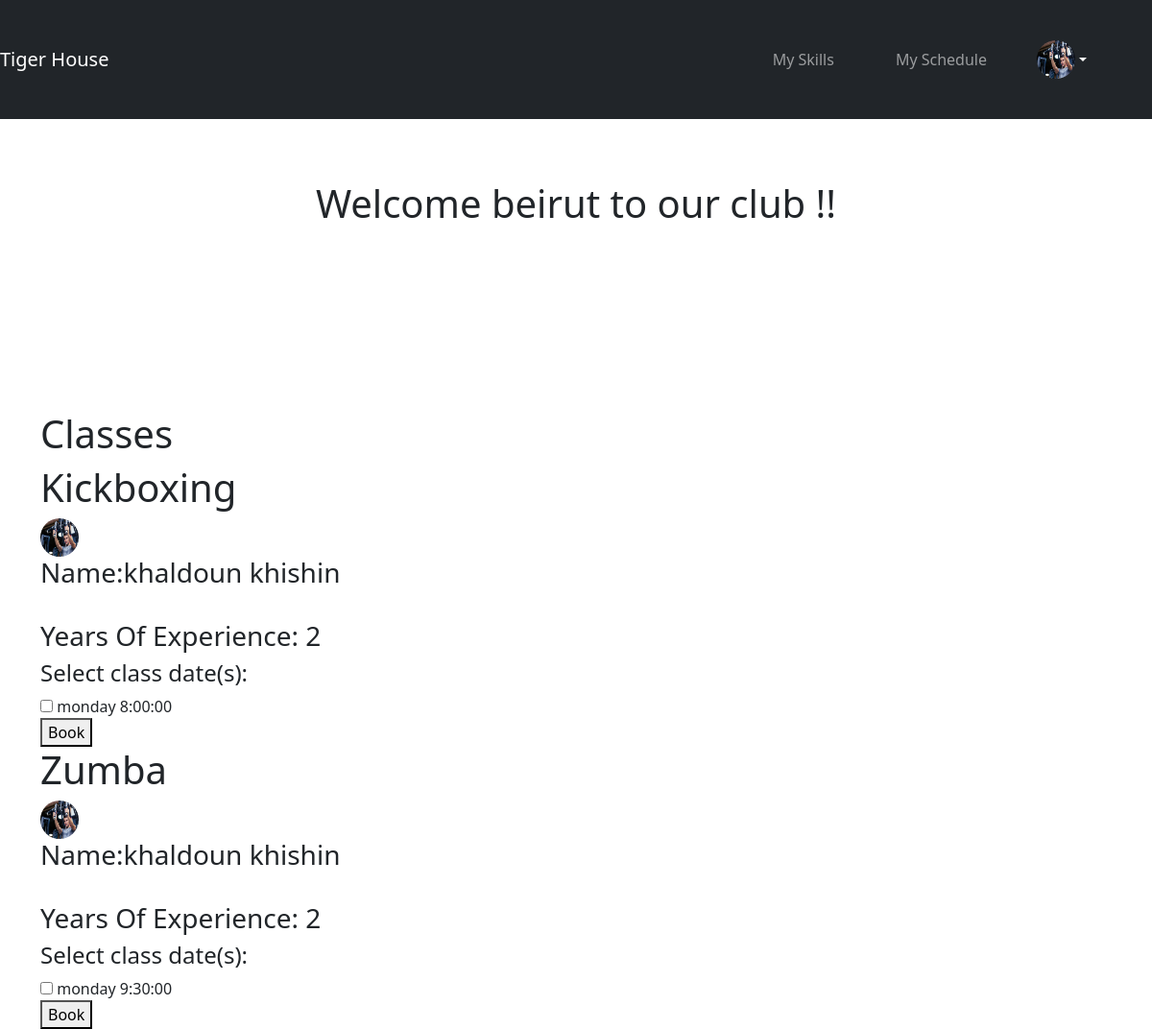
The page /userPage.php (signed in) on the database its author committed.
### tables this page shows
CREATE TABLE `sport` (
  `sport_id` int(11) NOT NULL,
  `sport_name` varchar(255) NOT NULL,
  `level` int(11) NOT NULL,
  `class_date` varchar(255) NOT NULL,
  `trainer_id` int(11) NOT NULL,
  `class_time` time NOT NULL
);

CREATE TABLE `trainer` (
  `trainer_id` int(11) NOT NULL,
  `trainer_name` varchar(255) NOT NULL,
  `trainer_email` varchar(255) NOT NULL,
  `password` varchar(255) NOT NULL,
  `specialization` varchar(255) NOT NULL,
  `approved` tinyint(1) NOT NULL DEFAULT 0,
  `yoe` int(11) NOT NULL,
  `cover_letter` longtext NOT NULL,
  `resume` varchar(40) NOT NULL,
  `image` varchar(40) NOT NULL,
  `phone` int(11) NOT NULL,
  `join_date` date NOT NULL,
  `trainer_dob` int(11) NOT NULL
);

### userPage.php (the view, shortened to what this page needs)
<!DOCTYPE html>
<html lang="en">
<head>
    <link href="https://cdn.jsdelivr.net/npm/bootstrap@5.0.2/dist/css/bootstrap.min.css" rel="stylesheet"
>
    <link rel="stylesheet" href="user.css">
</head>
<body>
    <nav class="navbar navbar-expand-lg navbar-dark bg-dark    ">
        <a class="navbar-brand" href="userPage.php">Tiger House</a>
        <div class="collapse navbar-collapse " id="navbarSupportedContent">
            <ul class="navbar-nav ms-auto">
                <li class="nav-item">
                <li class="nav-item">
                    <a style="padding: 2rem ;" class="nav-link" href="myskills.php">My Skills</a>
                </li>
                <li class="nav-item">
                    <a style="padding: 2rem ;" class="nav-link" href="scheduleClient.php">My Schedule</a>
                </li>
                <li class="nav-item">
                    <div class="dropdown">
                        <button class="btn dropdown-toggle profile-logo" type="button" data-bs-toggle="dropdown"
                            aria-expanded="false">
                            <img src="<?php echo  $_SESSION["image"]; ?>">
                        </button>
                    </div>
                </li>
        </div>
    </nav>
    <div class="section-1">
        <h1>Welcome <?php echo $_SESSION["name"]; ?> to our club !!</h1>
    </div>
    <div class="container">
        <div class="class-offers">
            <h1>Classes</h1>
            <div class="kickbocing-class">
                <h1>Kickboxing</h1>
                <?php
        require_once "connection.php";
        ?>
                <div class="row">
                    <?php
          $sql = "SELECT trainer.*, sport.*
 FROM trainer
 INNER JOIN sport
 ON trainer.trainer_id = sport.trainer_id
 WHERE trainer.approved = 1 AND sport.sport_name = 'kickboxing' GROUP BY trainer.trainer_id";
          $result = $conn->query($sql);
          if ($result && mysqli_num_rows($result) > 0) {
          ?>
                    <div class="row">
                        <?php while ($row = mysqli_fetch_assoc($result)) : ?>
                        <div class="col-md-4">
                            <div class="glow">
                                <img src="<?php echo $row['image']; ?>" alt=""><br>
                                <h3>Name:<?php echo $row['trainer_name']; ?></h3><br>
                                <h3>Years Of Experience: <?php echo $row['yoe']; ?></h3>
                               <?php  $class_dates_sql = "SELECT * FROM sport WHERE  sport_name='kickboxing' and trainer_id = ".$row['trainer_id'];
                    $class_dates_result = $conn->query($class_dates_sql);
                    if ($class_dates_result && mysqli_num_rows($class_dates_result) > 0) {
                        ?>
                        <form method="post" action="addSession.php">
                            <h4>Select class date(s):</h4>
                            <?php while ($class_date_row = mysqli_fetch_assoc($class_dates_result)) : ?>
                                <input type="checkbox" name="class_dates[]" value="<?php echo $class_date_row['class_date']; ?>">
                                <label for="class_date"><?php echo $class_date_row['class_date']; ?></label><br>
                            <?php endwhile; ?>
                            <button type="submit" name="submit">Book</button>
                        </form>
                        <?php
                    } else {
                        echo "No classes available for this trainer";
                    }
                    ?>
                </div>
            </div>
        <?php endwhile; ?>
    </div>
<?php } else {
    echo "No trainers right now";
} ?>
                            </div>
                        </div>
                    </div>
        <div class="Gym-class">
            <h1>Zumba</h1>
            <?php
      require_once "connection.php";
      ?>
<div class="row">
<?php
$sql = "SELECT trainer.*, sport.*
FROM trainer
INNER JOIN sport
ON trainer.trainer_id = sport.trainer_id
WHERE trainer.approved = 1 AND sport.sport_name = 'zumba' GROUP BY trainer.trainer_id";
$result = $conn->query($sql);
if ($result && mysqli_num_rows($result) > 0) {
?>
<div class="row">
    <?php while ($row = mysqli_fetch_assoc($result)) : ?>
    <div class="col-md-4">
        <div class="glow">
            <img src="<?php echo $row['image']; ?>" alt=""><br>
            <h3>Name:<?php echo $row['trainer_name']; ?></h3><br>
            <h3>Years Of Experience: <?php echo $row['yoe']; ?></h3>
           <?php  $class_dates_sql = "SELECT * FROM sport WHERE sport_name='zumba' and trainer_id = ".$row['trainer_id'] ;
$class_dates_result = $conn->query($class_dates_sql);
if ($class_dates_result && mysqli_num_rows($class_dates_result) > 0) {
    ?>
    <form method="post" action="addSession.php">
        <h4>Select class date(s):</h4>
        <?php while ( $class_date_row = mysqli_fetch_assoc($class_dates_result)) : ?>
            <input type="checkbox" name="class_dates[]" value="<?php echo $class_date_row['class_date']; ?>">
            <label for="class_date"><?php echo $class_date_row['class_date']; ?></label><br>
        <?php endwhile; ?>
        <button type="submit" name="submit">Book</button>
    </form>
    <?php
} else {
    echo "No classes available for this trainer";
}
?>
</div>
</div>
<?php endwhile; ?>
</div>
<?php } else {
echo "No trainers right now";
} ?>
        </div>
</body>
</html>

### user.css (style rules this page uses)
.profile-logo { color: #fff; border-radius: 50%; width: 60px; height: 60px; margin: 1rem; margin-right: 4rem; display: flex; align-items: center; justify-content: center; }
img { height: 40px; width: 40px; border-radius: 50%; }
.section-1 { text-align: center; padding: 4rem 0; }
.container { padding-top: 10%; }
.navbar-nav { flex-direction: column; align-items: center; }
.navbar-nav .nav-item { margin: 0.5rem 0; }
.navbar-nav .nav-link { padding: 0.5rem 1rem; }

### rows shown on the page
sport: trainer.image (picture), trainer.trainer_name "khaldoun khishin", trainer.yoe "2", class_date "monday 8:00:00"
sport: trainer.image (picture), trainer.trainer_name "khaldoun khishin", trainer.yoe "2", class_date "monday 9:30:00"

### other values the page prints
$_SESSION["name"] "beirut"
